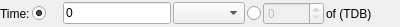
<?xml version="1.0" encoding="UTF-8"?>
<ui version="4.0">
 <class>AnimationTimeWidget</class>
 <widget class="QWidget" name="AnimationTimeWidget">
  <property name="geometry">
   <rect>
    <x>0</x>
    <y>0</y>
    <width>400</width>
    <height>27</height>
   </rect>
  </property>
  <property name="sizePolicy">
   <sizepolicy hsizetype="MinimumExpanding" vsizetype="Preferred">
    <horstretch>0</horstretch>
    <verstretch>0</verstretch>
   </sizepolicy>
  </property>
  <property name="windowTitle">
   <string>Form</string>
  </property>
  <layout class="QHBoxLayout" name="horizontalLayout" stretch="0,1,0,0,0,0,0,1">
   <property name="spacing">
    <number>2</number>
   </property>
   <property name="leftMargin">
    <number>0</number>
   </property>
   <property name="topMargin">
    <number>0</number>
   </property>
   <property name="rightMargin">
    <number>0</number>
   </property>
   <property name="bottomMargin">
    <number>0</number>
   </property>
   <item>
    <widget class="QLabel" name="timeLabel">
     <property name="text">
      <string>Time:</string>
     </property>
    </widget>
   </item>
   <item>
    <widget class="QRadioButton" name="radioButtonValue">
     <property name="text">
      <string/>
     </property>
     <property name="checked">
      <bool>true</bool>
     </property>
    </widget>
   </item>
   <item>
    <widget class="pqLineEdit" name="timeValue">
     <property name="text">
      <string>0</string>
     </property>
     <property name="resetCursorPositionOnEditingFinished" stdset="0">
      <bool>true</bool>
     </property>
    </widget>
   </item>
   <item>
    <widget class="QComboBox" name="timeValueComboBox"/>
   </item>
   <item>
    <widget class="QRadioButton" name="radioButtonStep">
     <property name="layoutDirection">
      <enum>Qt::RightToLeft</enum>
     </property>
     <property name="text">
      <string/>
     </property>
    </widget>
   </item>
   <item>
    <widget class="pqSpinBox" name="timestepValue">
     <property name="enabled">
      <bool>false</bool>
     </property>
     <property name="maximum">
      <number>10000</number>
     </property>
    </widget>
   </item>
   <item>
    <widget class="QLabel" name="timestepCountLabel">
     <property name="text">
      <string>of (TDB)</string>
     </property>
    </widget>
   </item>
   <item>
    <spacer name="horizontalSpacer">
     <property name="orientation">
      <enum>Qt::Horizontal</enum>
     </property>
     <property name="sizeType">
      <enum>QSizePolicy::MinimumExpanding</enum>
     </property>
     <property name="sizeHint" stdset="0">
      <size>
       <width>0</width>
       <height>20</height>
      </size>
     </property>
    </spacer>
   </item>
  </layout>
 </widget>
 <customwidgets>
  <customwidget>
   <class>pqSpinBox</class>
   <extends>QSpinBox</extends>
   <header>pqSpinBox.h</header>
  </customwidget>
  <customwidget>
   <class>pqLineEdit</class>
   <extends>QLineEdit</extends>
   <header>pqLineEdit.h</header>
  </customwidget>
 </customwidgets>
 <resources/>
 <connections>
  <connection>
   <sender>radioButtonStep</sender>
   <signal>toggled(bool)</signal>
   <receiver>timestepValue</receiver>
   <slot>setEnabled(bool)</slot>
   <hints>
    <hint type="sourcelabel">
     <x>209</x>
     <y>13</y>
    </hint>
    <hint type="destinationlabel">
     <x>257</x>
     <y>13</y>
    </hint>
   </hints>
  </connection>
  <connection>
   <sender>radioButtonValue</sender>
   <signal>toggled(bool)</signal>
   <receiver>timeValue</receiver>
   <slot>setEnabled(bool)</slot>
   <hints>
    <hint type="sourcelabel">
     <x>33</x>
     <y>12</y>
    </hint>
    <hint type="destinationlabel">
     <x>133</x>
     <y>13</y>
    </hint>
   </hints>
  </connection>
 </connections>
</ui>
